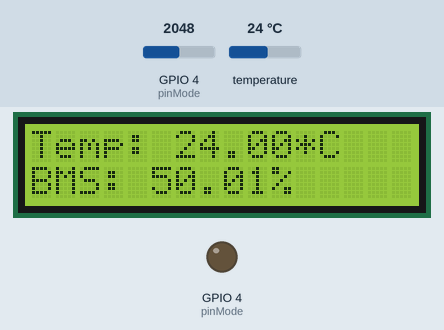
This sketch was run on a simulated ESP32. Shown: 16×2 character LCD, output pins drawn as LEDs (lit = HIGH). Inputs (shaded band) come from the test bench; at power-on: temperature 24 °C, GPIO 4 (pinMode) = 2048. WiFi joins after 1.5 s; servers stay silent unless stated; uploads are accepted with an empty reply; what the sketch prints to the serial monitor is not drawn.

Above: at 2.9 s.
3.0 s: temperature set to 12 °C
At 5.8 s:
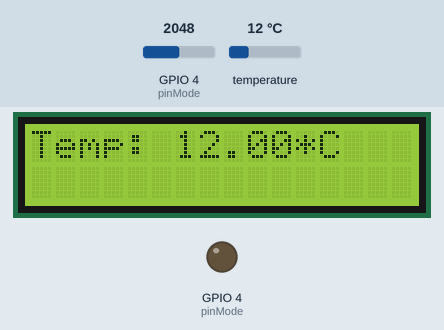
7.6 s: GPIO 4 (pinMode) set to 2866
At 10.6 s:
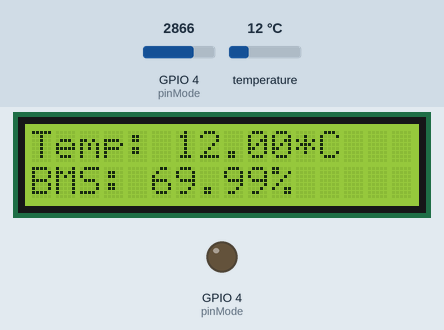
13.2 s: temperature set to 19 °C
At 17.2 s:
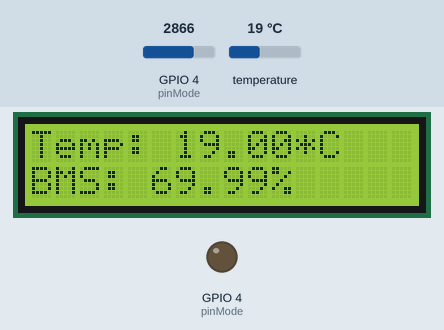
17.5 s: GPIO 4 (pinMode) set to 3603
At 20.1 s:
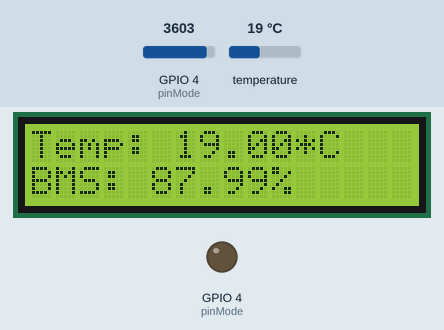
23.2 s: temperature set to 28 °C
At 26.8 s:
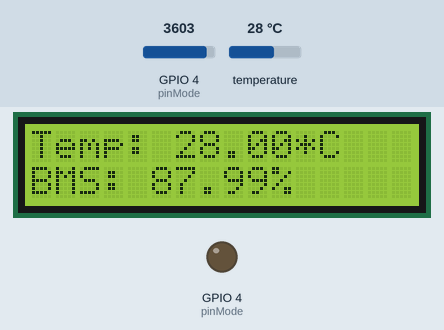
27.5 s: GPIO 4 (pinMode) set to 4095
At 29.6 s:
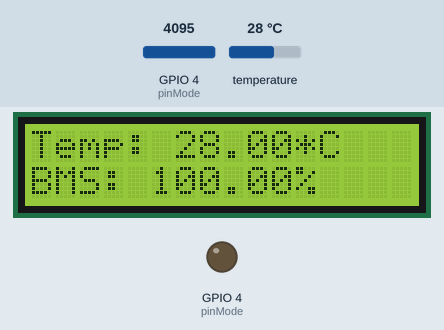
Timing chart, 0 to 31.1 s (numbered marks = the images above; inputs shaded):
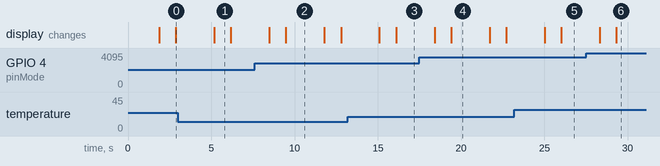

The sketch:

eja_final.ino
```cpp
//Eja Ice Fleet Management Device
//GPS MOdule
//Temperature Sensor
//BMS
#include <Wire.h>
#include <HTTPClient.h>
#include <WiFiClient.h>
#include <SPI.h>
#include <TinyGPS++.h>
//#include <TinyGPSPlus.h>
#include <LiquidCrystal.h>
#include <SoftwareSerial.h>
//#include <ESP8266WiFi.h>
//#include <ESP8266HTTPClient.h>
#include <WiFi.h>
#include <Adafruit_Sensor.h>
#include <Adafruit_BME280.h>
////Alarm///////////////
//#define buzzer D7
#define SEALEVELPRESSURE_HPA (1013.25)
Adafruit_BME280 bme;
LiquidCrystal lcd(19,23,18,17,16,15);
//GPS
static const int RXPin = 27, TXPin = 26;
static const uint32_t GPSBaud = 9600;
TinyGPSPlus gps;
SoftwareSerial ss(RXPin, TXPin);


int id= 2;   //id of each device, to be changed for every device
String url= "http://ejaice.herokuapp.com/api/device/";   //url for all devices
String urlwithid= url + id + "/";    //url for a single device instance
String Data;   //sensor data to be sent to the server
float temperature;
float battery;
float latitude;
float longitude;
float voltage;

///Restart if I2C Address for BME is wrong////////////
void checkBme (void)
{
  if (!bme.begin(0x76))
  {
    Serial.println("Could not find a valid BME280 sensor, check wiring!");
    while (1);
  }

}

void Battery(void)
{
  int sensorValue = analogRead(4);
// Convert the analog reading (which goes from 0 - 1023) to a voltage (0 - 50V):
 voltage = sensorValue * (1.0 / 4095.0) * 100;
Serial.print(sensorValue);  Serial.print("  ");
// print out the value you read:
Serial.print("Voltage: ");
Serial.print(voltage);
Serial.println(" %");
delay(100);
}

void setup()
{
  Serial.begin(9600); //starting serial for debugging
  Wire.begin();     bme.begin(0x76);  pinMode (4, OUTPUT); // pinMode(buzzer, OUTPUT);
  lcd.begin(16,2);
   checkBme();

  //Connect esp8266 to wifi LAN
 WiFi.begin("Akotronics", "akobell4AI");
 Data= "{\"id\":" + String(id) + "}";

  //Check connection status to the wifi LAN
  while(WiFi.status() != WL_CONNECTED){delay(500);}

  //Reconnect esp8266 automatically when connection is lost
  WiFi.setAutoReconnect(true);
  WiFi.persistent(true);

  //Check connection status to the wifi LAN
 if(WiFi.status() == WL_CONNECTED){
     WiFiClient clients;
     HTTPClient http;
     http.begin(clients, urlwithid);

     //Geting the instance of the device
     int ResponseCode= http.GET();
     http.end();
     Serial.println(ResponseCode);

     //Check if instance of the device is already available, incase the device has been switched off and turned on back or connection lost and reconnected
     if(ResponseCode == 404){
          //instance of the device is not available
          http.begin(clients, url);
          http.addHeader("Content-type","application/json");
          //Create a new instance of the device
          http.POST(Data);
          http.end();
        }
      //instance is already available continue to updating the instance
      }

}

void loop() {
     //Get sensors reading into the variables
     //Tracker();
     Battery();
     temperature = bme.readTemperature();
    //longitude= (gps.location.lng(),5);
    Serial.print(gps.location.lat(), 6);
    Serial.print(gps.location.lat(), 6);
    latitude= gps.location.lat();
    longitude=gps.location.lng();
    //longitude= 6;
    //latitude= 8;
     Serial.print("Temperature: ");
     Serial.println(temperature);
     Serial.println (longitude);
     Serial.println(latitude);
     lcd.clear();
     lcd.print("Temp: ");
     lcd.print(temperature); lcd.print("*C");
     delay(1000);
     lcd.setCursor(0,1);
     lcd.print("BMS: ");
     lcd.print(voltage);  lcd.print("%");
     delay(1000);
     //Sensor data to be sent to the server in JSON format
     Data= "{\"id\":" + String(id) + "," + "\"temperature\":" + String(temperature) + "," "\"battery\":" + String(battery) + "," "\"long\":" + String(longitude) + "," "\"lat\":" + String(latitude) + "}";

     //Check connection status to the wifi LAN
    if(WiFi.status() == WL_CONNECTED){
       WiFiClient clients;
       HTTPClient http;
       http.begin(clients, urlwithid);
       http.addHeader("Content-type","application/json");

       //Updating the instance of the device every 10secs
       int response= http.PUT(Data);
       Serial.print(response);
       http.end();
      }

     delay(1000);

  }

 void displayInfo()
{
  Serial.print(F("Location: "));

  if (gps.location.isValid())
  {
    Serial.print(gps.location.lat(),5);
    Serial.print(F(","));
    Serial.print(gps.location.lng(),5);
    delay(1000);
  }
  else
  {
    Serial.print(F("INVALID"));
  }


  Serial.println();
}

////GPS FUNCTIONS
 void Tracker(void)
 {
   while (ss.available() > 0)
    if (gps.encode(ss.read()))
      displayInfo();

  if (millis() > 5000 && gps.charsProcessed() < 10)
  {
    Serial.println(F("No GPS detected: check wiring."));
    while(true);
  }
 }
```

Measured:
- after the input at 3.0 s, the display: changes after 2.2 s (image 1)
- after the input at 7.6 s, the display: first differs from a run without the input after 1.9 s (image 2)
- after the input at 13.2 s, the display: first changes after 1.9 s (image 3 shows a later state)
- after the input at 17.5 s, the display: first differs from a run without the input after 1.9 s (image 4)
- after the input at 23.2 s, the display: first changes after 1.8 s (image 5 shows a later state)
- after the input at 27.5 s, the display: first differs from a run without the input after 1.8 s (image 6)
- what the display in image 1 shows lasts 1.0 s, from 5.2 s to 6.2 s
